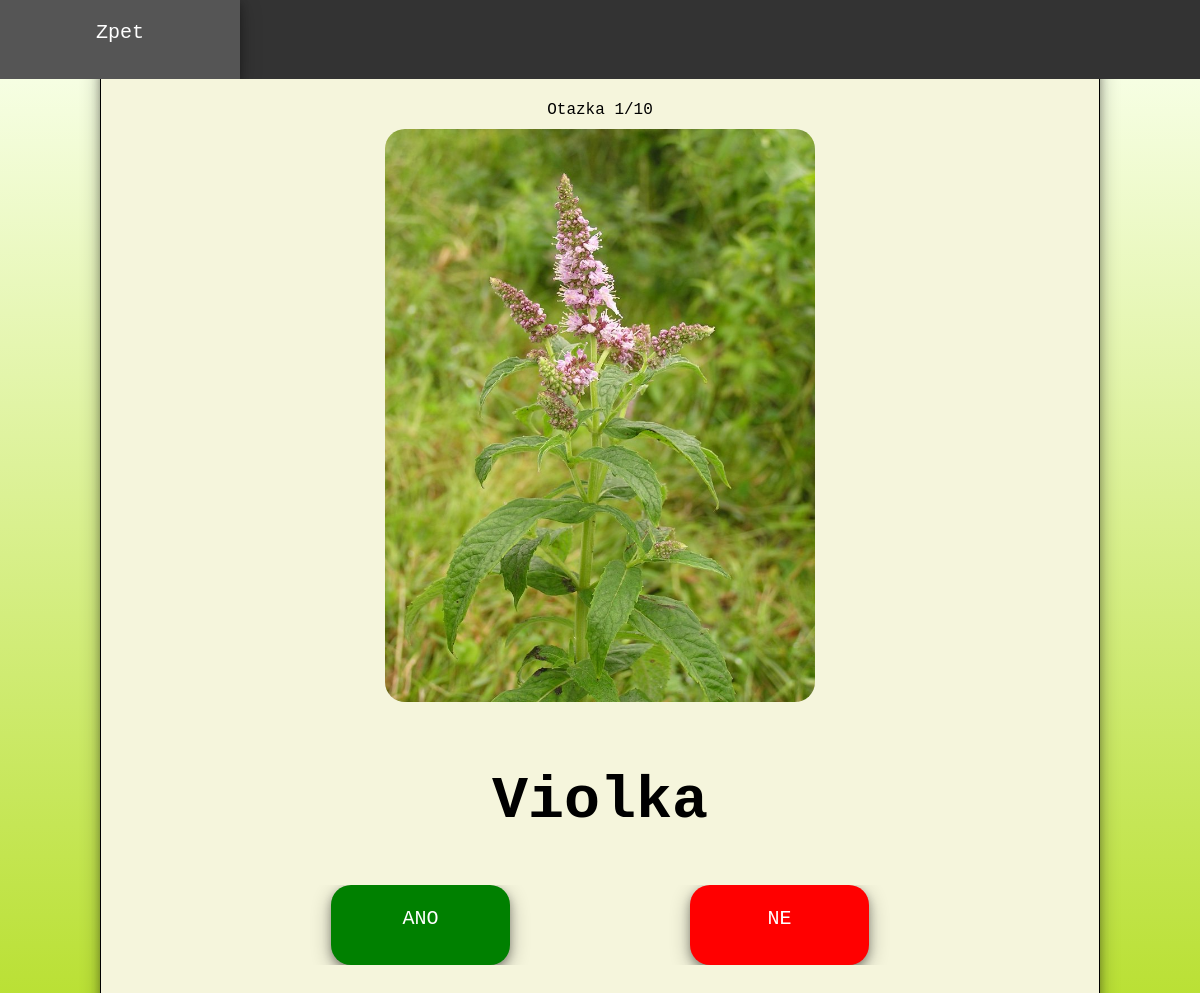
Page /testANO.php (signed in) on the committed database.
### tables this page shows
CREATE TABLE IF NOT EXISTS `PLANT` (
  `PLANTID` int(11) NOT NULL,
  `NAME` varchar(255) NOT NULL,
  `TYPE` varchar(255) NOT NULL,
  `RARITY` varchar(20) NOT NULL,
  `HEIGHT` int(11) NOT NULL,
  `FRUIT` varchar(20) DEFAULT NULL,
  `FLOWER` varchar(20) DEFAULT NULL,
  `DESCR` varchar(255) DEFAULT NULL,
  `LINK` varchar(200) DEFAULT NULL,
  `vyskyt` varchar(30) NOT NULL DEFAULT 'Ceska Republika',
  `vyuziti` varchar(30) NOT NULL DEFAULT 'Zadne',
  PRIMARY KEY (`PLANTID`)
);

### ituscript.php (called while the page is built, shortened)
<?php
function itu_getName($id){
	global $con;
	$sql = "SELECT NAME FROM PLANT WHERE PLANTID = $id";
	$res = mysql_query($sql, $con);
	$rows = mysql_fetch_row($res);
	return $rows[0];
}
function itu_getLink($id){
	global $con;
	$sql = "SELECT LINK FROM PLANT WHERE PLANTID = $id";
	$res = mysql_query($sql, $con);
	$rows = mysql_fetch_row($res);
	return $rows[0];
}
function itu_favCount($name){
	global $con;
	$sql = "SELECT RECORDID FROM RECORD WHERE USER = '$name'";
	$res = mysql_query($sql, $con);
	$rows = mysql_fetch_row($res);
	$recordid = $rows[0];
	$sql = "SELECT COUNT(RECORD) FROM PLECORD WHERE RECORD = $recordid";
	$res = mysql_query($sql, $con);
	$rows = mysql_fetch_row($res);
	return $rows[0];
}
?>

### testANO.php (the view, shortened to what this page needs)
<!DOCTYPE html>
<?php
include 'ituscript.php';
include 'config.php';
if(isset($_SESSION['prihlasenyuzivatel'])){
  $prihlasenyuzivatel = $_SESSION['prihlasenyuzivatel'];
}
 ?>
<html>
<head>
  <link rel="stylesheet" type="text/css" href="style.css">
</head>
<body>
  <div class="top-panel">
    <ul>
      <li><a href="tests.php" >Zpet</a></li>
    </ul>
  </div>
<div class="container">
  <div class="moznostiANO">
  <?php
  if(itu_favCount($prihlasenyuzivatel) > 0){
    if(((isset($_SESSION['correct']) ? $_SESSION['correct'] : 0) + (isset($_SESSION['wrong']) ? $_SESSION['wrong'] : 0)) == itu_favCount($prihlasenyuzivatel)){
      echo "Spravne odpovedi: ". (isset($_SESSION['correct']) ? $_SESSION['correct'] : 0). "<br>";
      echo "Spatne odpovedi: ". (isset($_SESSION['wrong']) ? $_SESSION['wrong'] : 0);
      itu_changeStat($prihlasenyuzivatel, (isset($_SESSION['correct']) ? $_SESSION['correct'] : 0), (isset($_SESSION['wrong']) ? $_SESSION['wrong'] : 0));
      if(isset($_SESSION['correct'])){
        $_SESSION['correct'] = 0;
      }
      if(isset($_SESSION['wrong'])){
        $_SESSION['wrong'] = 0;
      }
    }else{
      $r = (isset($_SESSION['correct']) ? $_SESSION['correct'] : 0);
        $w = (isset($_SESSION['wrong']) ? $_SESSION['wrong'] : 0);
        $otazka = $r + $w + 1;
        echo "Otazka " . $otazka . "/" . itu_favCount($prihlasenyuzivatel) . "<br>";
      while(!itu_isFav($rnd = rand(0,9), $prihlasenyuzivatel)) ;
       while(!itu_isFav($rnd2 = rand(0,9), $prihlasenyuzivatel));
      echo "<img src=\"".itu_getLink($rnd)."\"/>";
      echo "<h1>".itu_getName($rnd2)."</h1>";
      if($rnd == $rnd2){
        $yes = true;
      }else{
        $yes = false;
      }
      $no = !$yes;
        echo "<ul>";
          echo "<li id=\"ano\"><a href=\"testANO.php?cor=$yes\">ANO</a></li>";
          echo "<li id=\"ne\"><a href=\"testANO.php?cor=$no\">NE</a></li>";
        echo '</ul>';
      }
    }
    ?>
  </div>
</div>
</body>
</html>

### style.css (style rules this page uses)
html,body { text-align: center; font-family: courier; padding: 0; margin: 0; background: linear-gradient(to bottom, #f8ffe8 0%,#e3f5ab 33%,#b7df2d 100%); background-repeat: no-repeat; min-height: 100%; }
h1 { margin:50px auto; text-align: center; font-size: 60px; word-break: break-all; }
ul { list-style-type: none; margin: 0; padding: 0; overflow: hidden; background-color: #333; vertical-align: middle; }
li { float: left; width: 20%; font-size: 20px; box-shadow: 0 4px 8px 0 rgba(0, 0, 0, 0.3), 0 6px 20px 0 rgba(0, 0, 0, 0.3); }
li a { display: inline-block; color: white; text-align: center; padding: 14px 16px; text-decoration: none; height: 80px; line-height: 40px; width: 100%; }
.top-panel { width: 100vw; height: 80px; position: fixed; background-color: grey; z-index: 0; top:-1px; }
img { max-width: 430px; max-height: 600px; margin: 10px auto; border-radius: 20px; box-shadow: 0 4px 8px 0 rgba(0, 0, 0, 0.3), 0 6px 20px 0 rgba(0, 0, 0, 0.3); }
* { box-sizing: border-box; }
.container { border: 1px solid rgba(0, 0, 0, 1); border-radius: 20px; top: 20px; padding: 50px; margin:50px 100px; background-color: beige; box-shadow: 0 4px 8px 0 rgba(0, 0, 0, 0.3), 0 6px 20px 0 rgba(0, 0, 0, 0.3); overflow: visible; min-height: 90vh; }
#ano { background-color: green; border-radius: 20px; box-shadow: 0 4px 8px 0 rgba(0, 0, 0, 0.3), 0 6px 20px 0 rgba(0, 0, 0, 0.3); }
#ne { background-color: red; border-radius: 20px; box-shadow: 0 4px 8px 0 rgba(0, 0, 0, 0.3), 0 6px 20px 0 rgba(0, 0, 0, 0.3); }
.moznostiANO ul { background-color: beige; }
.moznostiANO { margin-bottom: 20px; }
.moznostiANO img { max-width: 430px; max-height: 600px; margin: 10px auto; border-radius: 20px; box-shadow: none; }

### rows in the picture
plant: LINK (picture)
plant: NAME "Violka"

### other values in the picture
$otazka "1"
itu_favCount($prihlasenyuzivatel) "10"
